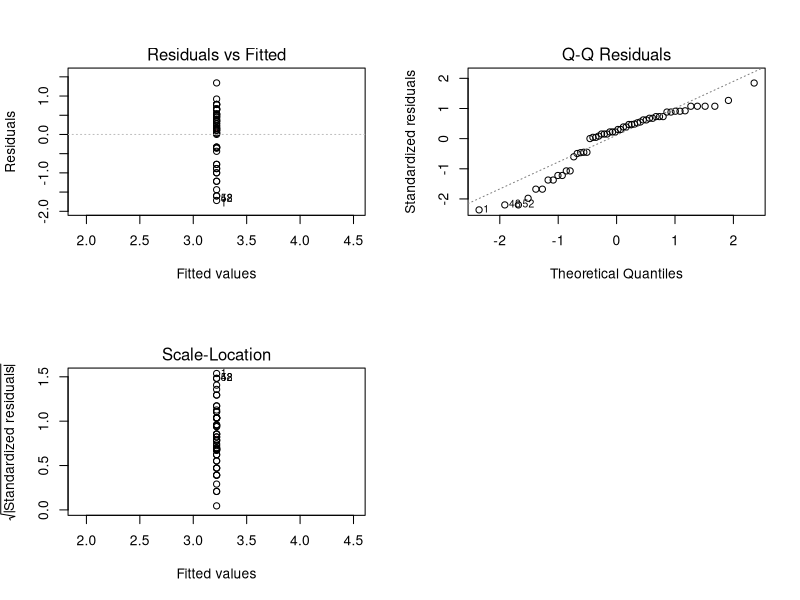
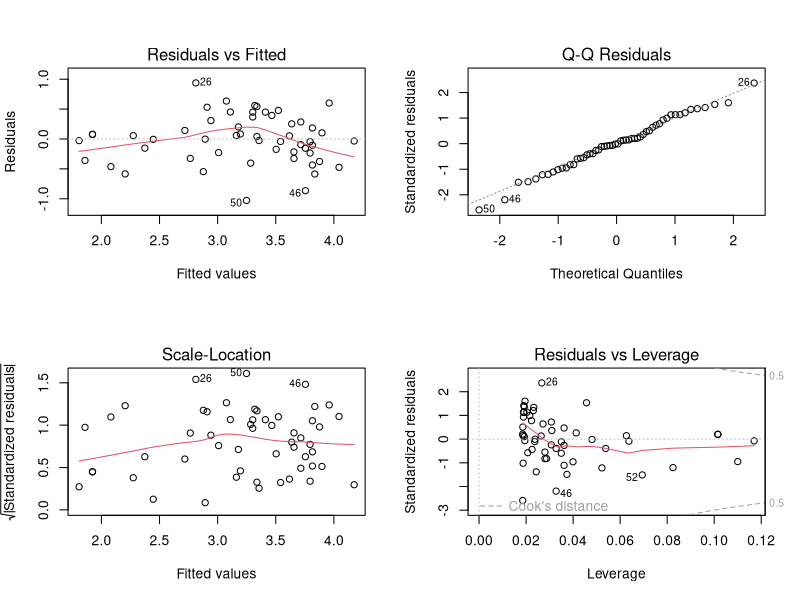
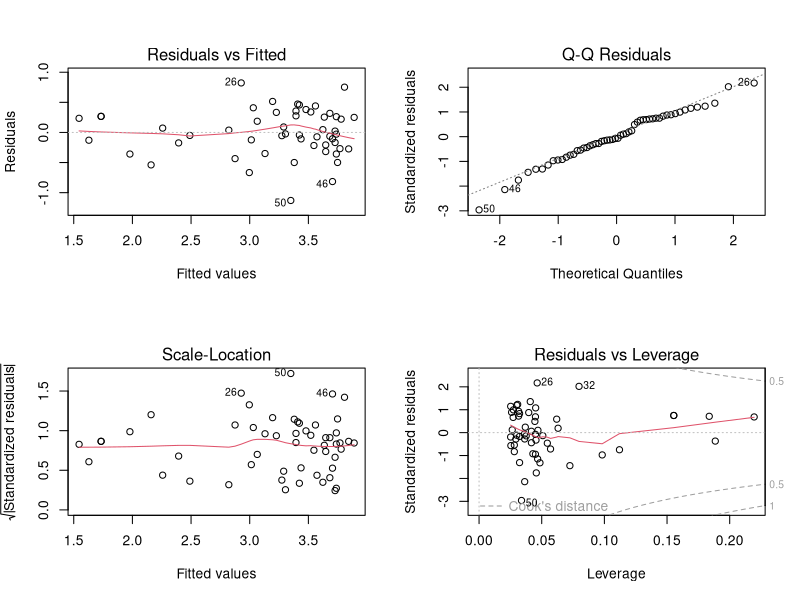
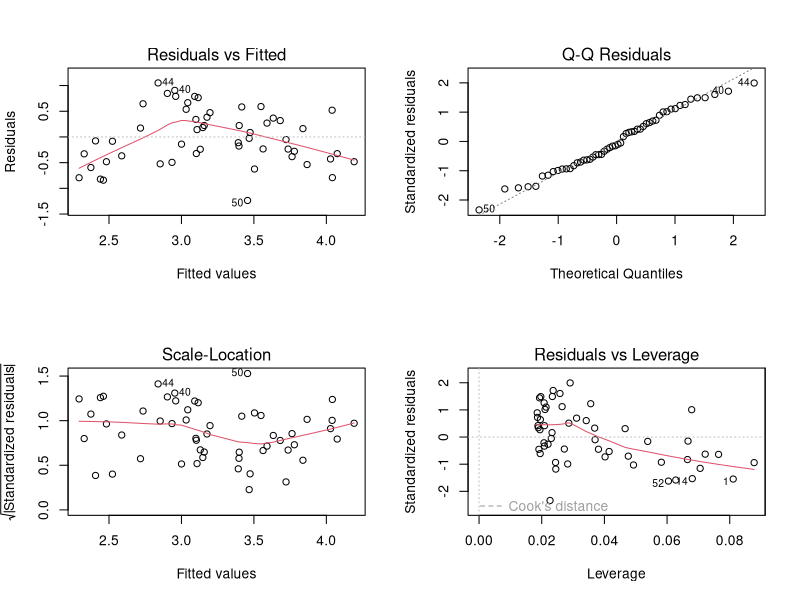
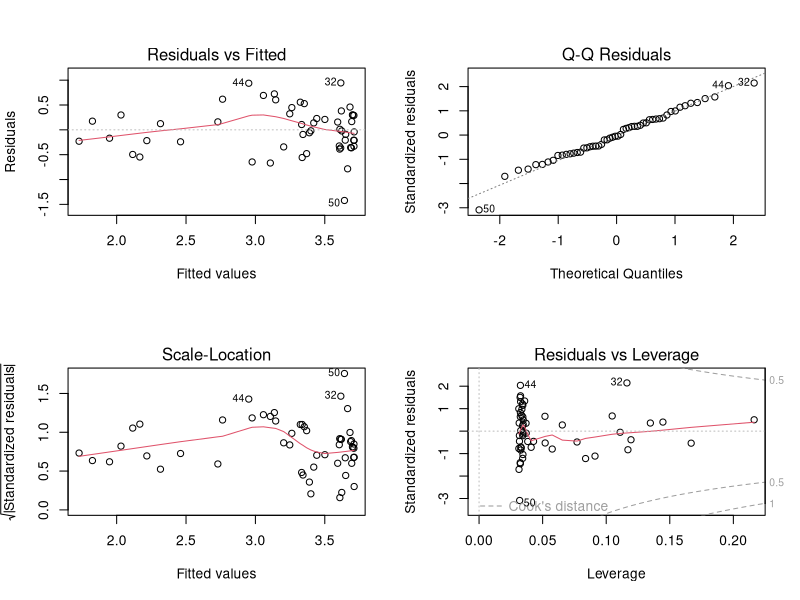
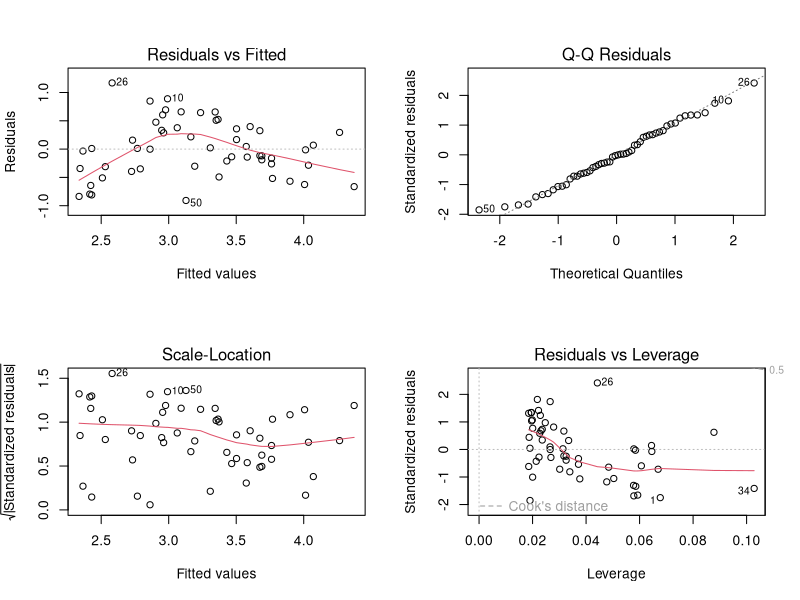
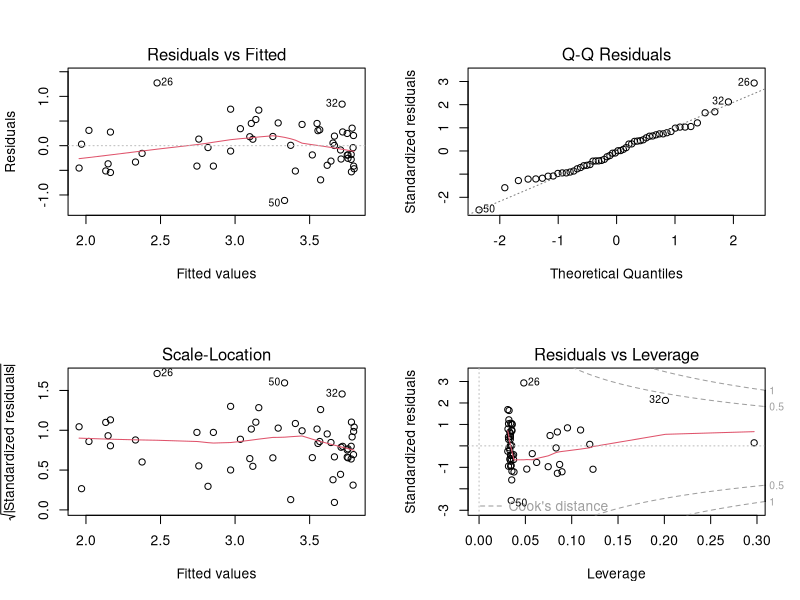
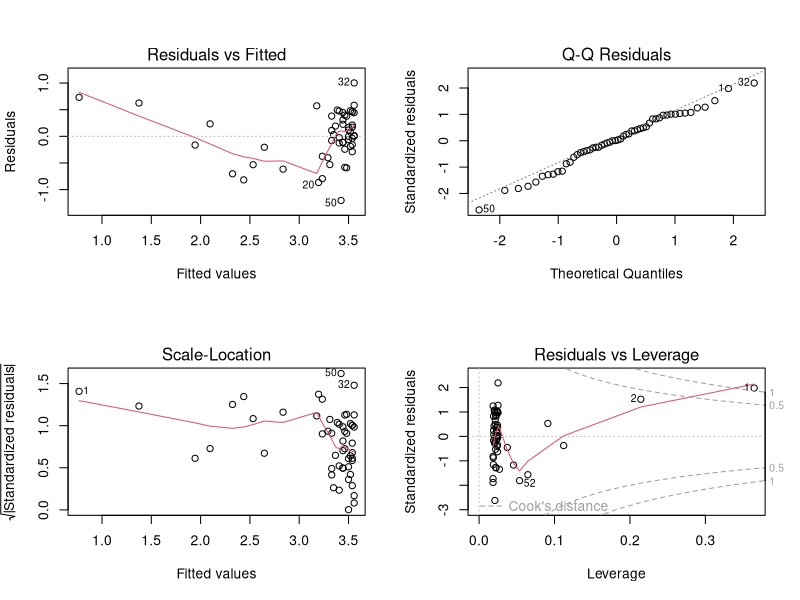

These figures' R source, in order: (Note: this script raises an error after producing the figures.)
# Spring models for yellow birch- Clausen & Garrett data
# VERSION 2
# author: Mary McCafferty

library(ggplot2)

# read in the data
yb.clim = read.csv("YellowBirch_ClausenGarrett_withClimate.csv")

#climate of the test site
yb.tests = read.csv("YB_AllTestSites_Normal_1941_1970SY_V2.csv")
# this test is in Wisconsin
yb.wi = yb.tests[which(yb.tests$ID2 == "WI"),]

# look at correlation matrix
cor_spring = yb.clim[names(yb.clim) %in% c("growthInitiation", "daylength_diff", 
                                           "DD_0_wt", "DD_0_sp", "DD5_sp", "DD5_wt", 
                                           "MAT", "MWMT", "MCMT", "TD", "MAP", "bFFP")]
pearson_cor_spring = cor(cor_spring, method = "pearson")
spearman_cor_spring = cor(cor_spring, method = "spearman")

#remove the outliar identified in fall analysis
yb.clim = yb.clim[which(yb.clim$SourceNumber!=2980),]

# run models
#implementing linear regressions because growth initiation scores were averaged

par(mfrow= c(2,2))
# the null model
model.null = lm(growthInitiation ~ 1, data = yb.clim)
summary(model.null)
plot(model.null)
r2.null = summary(model.null)$adj.r.squared

# daylength difference
model.day = lm(growthInitiation ~ daylength_diff, data = yb.clim)
summary(model.day)
plot(model.day)
# daylength strong potentially quadratic
model.day2 = lm(growthInitiation ~ daylength_diff + I(daylength_diff^2), data = yb.clim)
summary(model.day2)
plot(model.day2)
#quadratic term significant
r2.day = summary(model.day2)$adj.r.squared

#dd_0_wt
model.dd0wt = lm(growthInitiation ~ DD_0_wt, data = yb.clim)
summary(model.dd0wt)
plot(model.dd0wt)
# probably quadratic

model.dd0wt2 = lm(growthInitiation ~ DD_0_wt + I(DD_0_wt^2), data = yb.clim)
summary(model.dd0wt2)
plot(model.dd0wt2)
#significant, still weaker than latitude
r2.dd0wt = summary(model.dd0wt2)$adj.r.squared

#dd_0_sp
model.dd0sp = lm(growthInitiation ~ DD_0_sp, data = yb.clim)
summary(model.dd0sp)
plot(model.dd0sp)
# significant, quadratic
model.dd0sp2 = lm(growthInitiation ~ DD_0_sp + I(DD_0_sp^2), data = yb.clim)
summary(model.dd0sp2)
plot(model.dd0sp2)
# good but still weaker than latitude
r2.dd0sp = summary(model.dd0sp2)$adj.r.squared

#dd5_wt
model.dd5wt = lm(growthInitiation ~ DD5_wt, data = yb.clim)
summary(model.dd5wt)
plot(model.dd5wt)
# significant, many 0s
r2.dd5wt = summary(model.dd5wt)$adj.r.squared

#dd5_sp
model.dd5sp = lm(growthInitiation ~ DD5_sp, data = yb.clim)
summary(model.dd5sp)
plot(model.dd5sp)
# significant
r2.dd5sp = summary(model.dd5sp)$adj.r.squared

#MAT
model.mat = lm(growthInitiation ~ MAT, data = yb.clim)
summary(model.mat)
plot(model.mat)
# good, maybe quadratic, not strongest
model.mat2 = lm(growthInitiation ~ MAT + I(MAT^2), data = yb.clim)
summary(model.mat2)
plot(model.mat2)
#not significant
r2.mat = summary(model.mat)$adj.r.squared

#MCMT
model.mcmt = lm(growthInitiation ~ MCMT, data = yb.clim)
summary(model.mcmt)
plot(model.mcmt)
# significant
# maybe quadratic

model.mcmt2 = lm(growthInitiation ~ MCMT + I(MCMT^2), data = yb.clim)
summary(model.mcmt2)
plot(model.mcmt2)
#very strong, still weaker than latitude
r2.mcmt = summary(model.mcmt2)$adj.r.squared

#MWMT
model.mwmt = lm(growthInitiation ~ MWMT, data = yb.clim)
summary(model.mwmt)
plot(model.mwmt)
# not very strong
r2.mwmt = summary(model.mwmt)$adj.r.squared

#TD
model.td = lm(growthInitiation ~ TD, data = yb.clim)
summary(model.td)
plot(model.td)
# okay, potentially quadratic

model.td2 = lm(growthInitiation ~ TD + I(TD^2), data = yb.clim)
summary(model.td2)
plot(model.td2)
#quadratic term barely significant
r2.td = summary(model.td2)$adj.r.squared

#MAP
model.map = lm(growthInitiation ~ MAP, data = yb.clim)
summary(model.map)
plot(model.map)
# okay but not super strong, looking quadratic
r2.map = summary(model.map)$adj.r.squared

model.bffp = lm(growthInitiation ~ bFFP, data = yb.clim)
summary(model.bffp)
plot(model.bffp)
r2.bffp = summary(model.bffp)$adj.r.squared

#compare model results
anova(model.null, model.day2, model.dd0wt2, model.dd0sp2, model.dd5wt, model.dd5sp, model.mat, model.mcmt2, model.mwmt, model.td2, model.map, model.bffp)
aics = AIC(model.null, model.day2, model.dd0wt2, model.dd0sp2, model.dd5wt, model.dd5sp, model.mat, model.mcmt2, model.mwmt, model.td2, model.map, model.bffp)
# daylength wins by a landslide
r2s = c(r2.null, r2.day, r2.dd0wt, r2.dd0sp, r2.dd5wt, r2.dd5sp, r2.mat, r2.mcmt, r2.mwmt, r2.td, r2.map, r2.bffp)

#final model
#squared term marginally improves model, significantly greater F stat for linear model
summary(model.day)
plot(model.day)

results = cbind(aics, r2s)
results
write.csv(results, "YellowBirchClausenGarrettSpringResults.csv")


ggplot(data=yb.clim, aes(daylength_diff, growthInitiation))+
  geom_point()+geom_smooth(method='lm', se=F, formula = y~x+I(x^2))
#run cross validation to assess best model
models = list(model.null, model.day2, model.dd0wt2, model.dd0sp2, model.dd5wt, model.dd5sp, model.mat, model.mcmt2, model.mwmt, model.td2, model.map, model.bffp)
set.seed(12022025)
cv.error = rep(0, 12)
for (i in 1:length(models)){
  cv.error[i] = cv.glm(yb.clim, models[[i]])$delta[2]
}

#calculate the r^2
rss = sum(model.day2$residuals^2)
tss = sum((yb.clim$growthInitiation - mean(yb.clim$growthInitiation))^2)
r2 = 1-rss/tss
n = nrow(yb.clim)
p = length(coef(model.day2))-1
adj.r2 = 1 - (1 - r2) * ((n-1) / (n-p-1))
adj.r2
